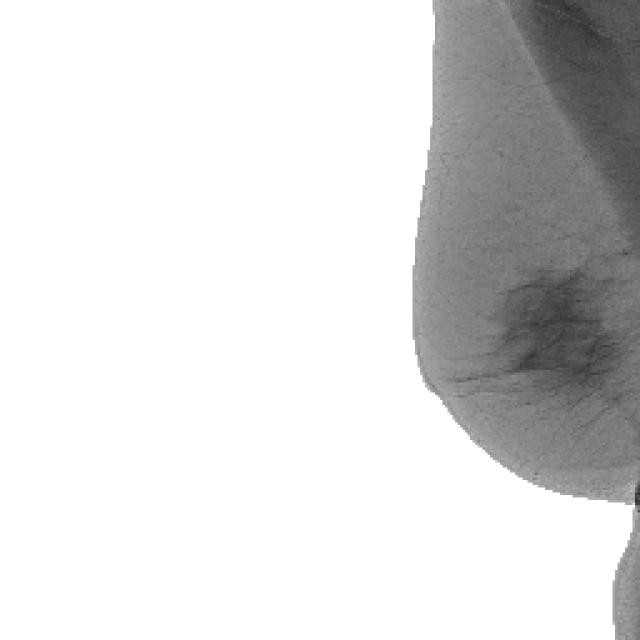
#> input picture Project3/test/0/1601_364263039_png.rf.8a3b35c9dad8729063a9d9ab60fe3c1a.jpg, 640 x 640 px, found by its file name; its folder holds 4 pictures in this run
$ jupyter execute --allow-errors Breast_Cancer.ipynb
#> lines starting #> are read from the running program, lines starting #| are printed output that depends on the picture; pictures that were not available may be replaced by others from this repository, and a replacement may not be noted
[cell 1]
import os
import cv2
import numpy as np
import matplotlib.pyplot as plt
from sklearn.linear_model import LogisticRegression
from sklearn.metrics import accuracy_score,confusion_matrix,classification_report
from sklearn.metrics import ConfusionMatrixDisplay
from sklearn.neighbors import KNeighborsClassifier
from sklearn.metrics import accuracy_score, confusion_matrix, classification_report,roc_curve,auc, log_loss,mean_squared_error, root_mean_squared_error, mean_absolute_error
from sklearn.decomposition import PCA

[cell 2]
IMAGE_SIZE = (64, 64)

def load_images_from_folder(folder):
#> called with folder = 'train'
    images = []
    labels = []
    for label in ['0', '1']:
        class_folder = os.path.join(folder, label)
        for filename in os.listdir(class_folder):
            img_path = os.path.join(class_folder, filename)
            img = cv2.imread(img_path, cv2.IMREAD_GRAYSCALE)
#> img is the input picture: shape (640, 640); min 43, max 255, mean 220.3
            if img is not None:
                img_resized = cv2.resize(img, IMAGE_SIZE)
                img_flattened = img_resized.flatten()
#> img_flattened = 4096 values, max 255 at index 0, min 56 at index 56, mean 220.2
                images.append(img_flattened)
                labels.append(int(label))
    return np.array(images), np.array(labels)

[cell 3]
train_images, train_labels = load_images_from_folder('train')
test_images, test_labels = load_images_from_folder('test')

[cell 4]
print("Training data shape:", train_images.shape)
#| Training data shape: (5, 4096)
print("Training labels shape:", train_labels.shape)
#| Training labels shape: (5,)
print("Testing data shape:", test_images.shape)
#| Testing data shape: (5, 4096)
print("Testing labels shape:", test_labels.shape)
#| Testing labels shape: (5,)

[cell 5]
train_images_scaled = train_images/255
train_images_scaled

[cell 6]
test_images_scaled = test_images/255
test_images_scaled

[cell 7]
pca = PCA(n_components=2)

[cell 8]
train_images_reduced = pca.fit_transform(train_images)

[cell 9]
train_images_reduced.shape
#> Out = (5, 2)

[cell 10]
test_images_reduced = pca.fit_transform(test_images)

[cell 11]
lr_model = LogisticRegression(max_iter=100, C=0.1)

[cell 12]
lr_model.fit(train_images_reduced,train_labels)

[cell 13]
lr_pred = lr_model.predict(test_images_reduced)

[cell 14]
accuracy_score(test_labels, lr_pred)

[cell 15]
print("Mean Absolute Error: ", mean_absolute_error(test_labels, lr_pred))
print("Mean Squared Error: ", mean_squared_error(test_labels,lr_pred))
print("Root Mean Squared Error: ", root_mean_squared_error(test_labels, lr_pred))

[cell 16]
confusion_matrix(test_labels,lr_pred)

[cell 17]
print(classification_report(test_labels,lr_pred))

[cell 18]
y_probs = lr_model.predict_proba(test_images_reduced)[:, 1]  # Probabilities for the positive class

# Calculate ROC curve and AUC
fpr, tpr, thresholds = roc_curve(test_labels, y_probs)
roc_auc = auc(fpr, tpr)

# Plot ROC curve
plt.figure(figsize=(8, 6))
plt.plot(fpr, tpr, color='blue', lw=2, label=f'ROC curve (AUC = {roc_auc:.2f})')
plt.plot([0, 1], [0, 1], color='gray', linestyle='--')  # Random classifier line
plt.xlim([0.0, 1.0])
plt.ylim([0.0, 1.05])
plt.xlabel('False Positive Rate')
plt.ylabel('True Positive Rate')
plt.title('Receiver Operating Characteristic (ROC) Curve')
plt.legend(loc='lower right')
plt.show()
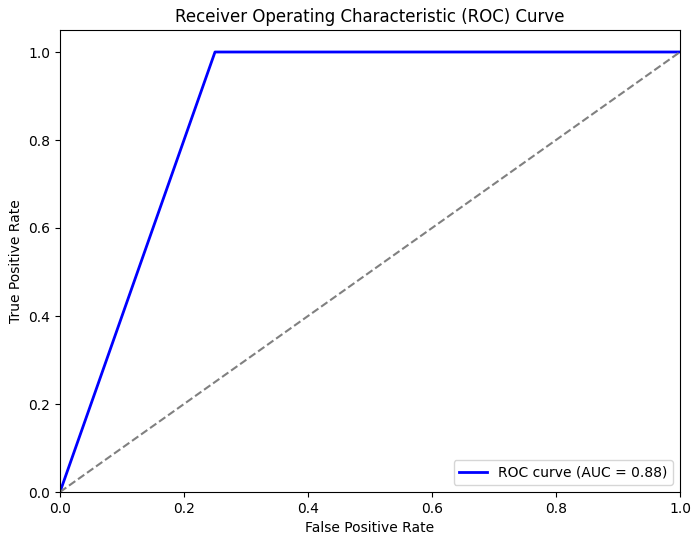
#> figure drawn by matplotlib, 1 panel

[cell 19]
knn_model = KNeighborsClassifier(n_neighbors=15)

[cell 20]
knn_model.fit(train_images_reduced,train_labels)

#> (a cell that did not finish here is left out)

#> (a cell that did not finish here is left out)

#> (a cell that did not finish here is left out)

#> (a cell that did not finish here is left out)

#> (a cell that did not finish here is left out)

#> (a cell that did not finish here is left out)

[cell 27]
plt.figure(figsize=(12, 6))

# Logistic Regression Confusion Matrix
plt.subplot(1, 2, 1)
ConfusionMatrixDisplay(confusion_matrix(test_labels, lr_pred), display_labels=['Benign', 'Malignant']).plot(ax=plt.gca())
plt.title('Logistic Regression Confusion Matrix')

# KNN Confusion Matrix
plt.subplot(1, 2, 2)
#> (the rest of this cell did not finish here and is left out)

[cell 28]
lr_accuracy = accuracy_score(test_labels, lr_pred)
#> (the rest of this cell did not finish here and is left out)

[cell 29]
def display_sample_images(images, true_labels, pred_labels, n=5):
#> called with images = array of shape (5, 4096), true_labels = array of shape (5,), pred_labels = array of shape (5,), n = 5
    plt.figure(figsize=(10,10))
    for i in range(n):
        index = np.random.randint(0,len(images))
        img = images[index].reshape(64,64)
        true_label = true_labels[index]
        pred_label = pred_labels[index]
        plt.subplot(1,n,i+1)
        plt.imshow(img, cmap='gray')
        plt.title(f"True: {true_label}, Pred: {pred_label}")
        plt.axis('off')
#> this loop made 5 passes
#> pass 2, in display_sample_images, `img = images[index].reshape(64,64)`:
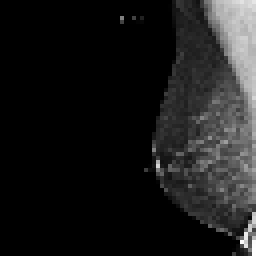
#> img: shape (64, 64) (shown 4 times larger); min 0, max 254, mean 26.4
    plt.tight_layout()
    plt.show()
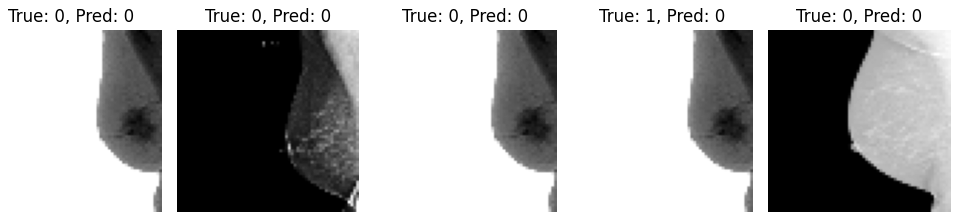
#> figure drawn by matplotlib, 5 panels

print("Sample Logistic Regression Predictions: ")
display_sample_images(test_images,test_labels,lr_pred)

print("Sample KNN Classification Predictions: ")
#> (the rest of this cell did not finish here and is left out)
